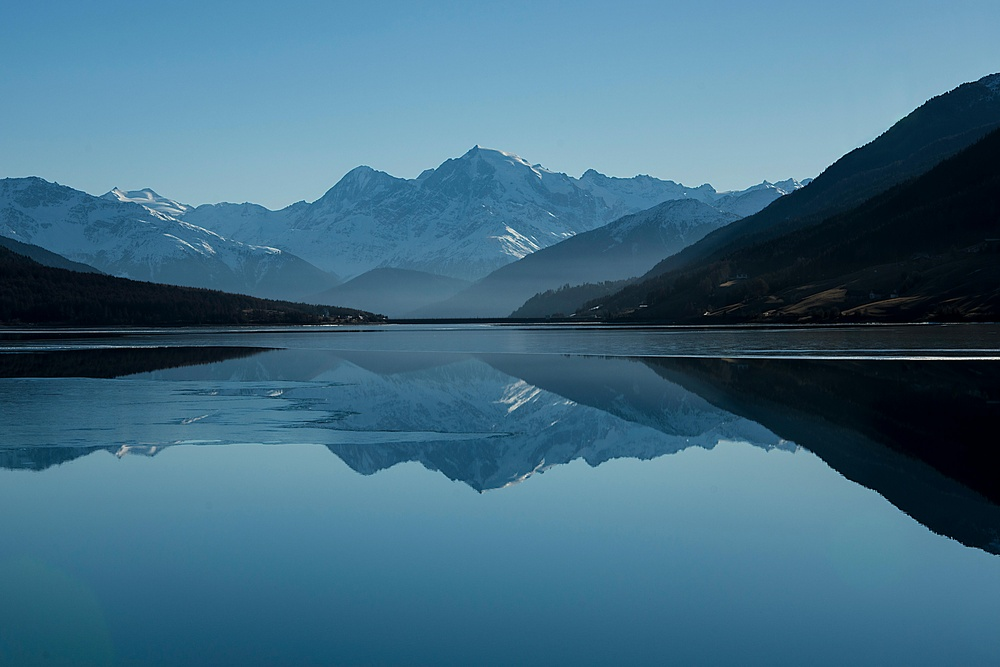
%> input picture inputColor1.jpg, 1000 x 667 px, shrunk from 6000 x 4000 before the run
$ octave color_and_bw.m   (GNU Octave 9; MATLAB toolbox functions it lacks are replaced by stand-ins)
%> lines starting %> are read from the running program, lines starting %| are printed output that depends on the picture
% Local Histogram Equalization for Color or Grayscale Images

% Step 1: Read the input image
img = imread('inputColor1.jpg');  % Replace with your image file
%> img is the input picture: size 667x1000x3 uint8; mean R, G, B 65, 108.3, 131.6

% Step 2: Convert to grayscale if it's an RGB image
if size(img, 3) == 3
    gray_img = rgb2gray(img);
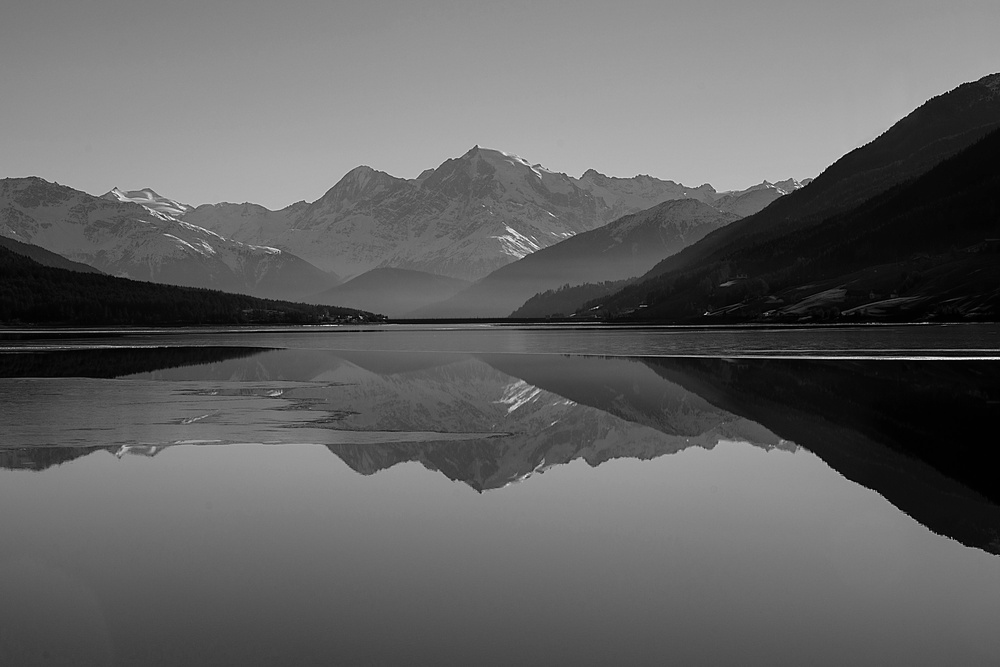
%> gray_img: size 667x1000 uint8; min 0, max 254, mean 98
else
    gray_img = img;
end

% Step 3: Ensure the grayscale image is in uint8 format
if ~isa(gray_img, 'uint8')
    gray_img = im2uint8(gray_img);
end

% Step 4: Apply local histogram equalization
local_eq_img = adapthisteq(gray_img, 'NumTiles', [8 8], 'ClipLimit', 0.01);
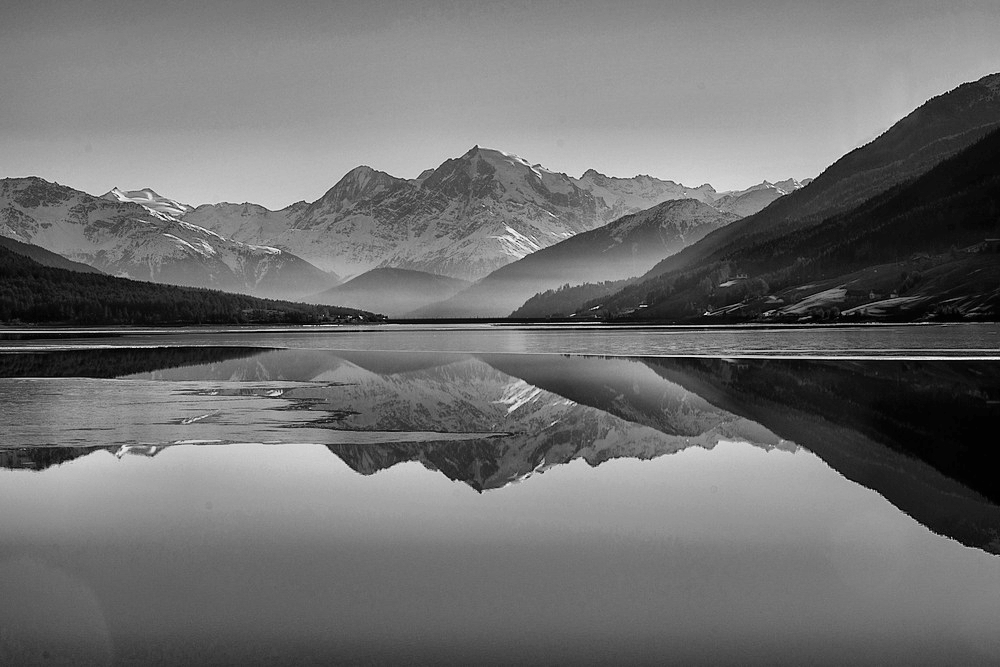
%> local_eq_img: size 667x1000 uint8; min 0, max 255, mean 111.2

% Step 5: Display the results
figure;
subplot(1,2,1);
imshow(gray_img);
title('Grayscale Image');

subplot(1,2,2);
imshow(local_eq_img);
title('Locally Histogram Equalized Image');

$ run again, with inputColor2.jpg copied over inputColor1.jpg
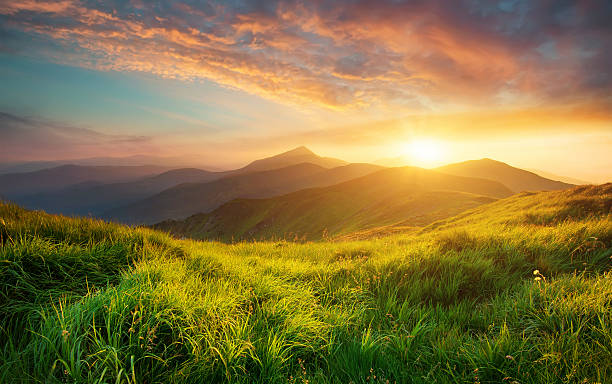
%> input picture inputColor2.jpg, 612 x 384 px
%> img is the input picture: size 384x612x3 uint8; mean R, G, B 134.5, 117.5, 66.6
%> `gray_img = rgb2gray(img);`:
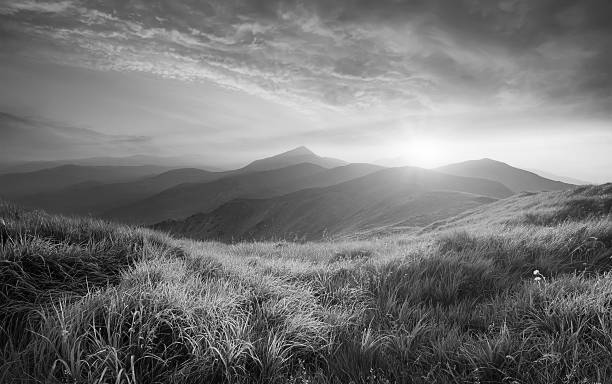
%> gray_img: size 384x612 uint8; min 0, max 254, mean 116.8
%> `local_eq_img = adapthisteq(gray_img, 'NumTiles', [8 8], 'ClipLimit', 0..`:
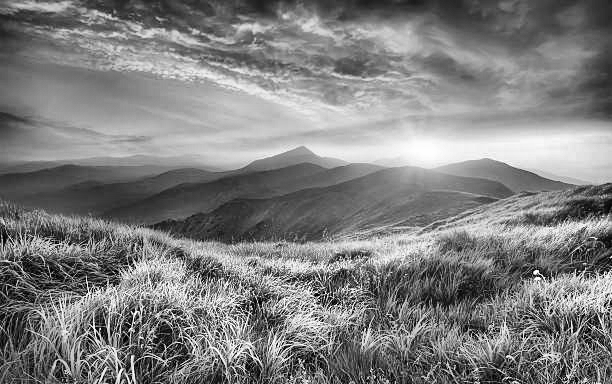
%> local_eq_img: size 384x612 uint8; min 0, max 255, mean 127.1

$ run again, with inputColor3.jpg copied over inputColor1.jpg
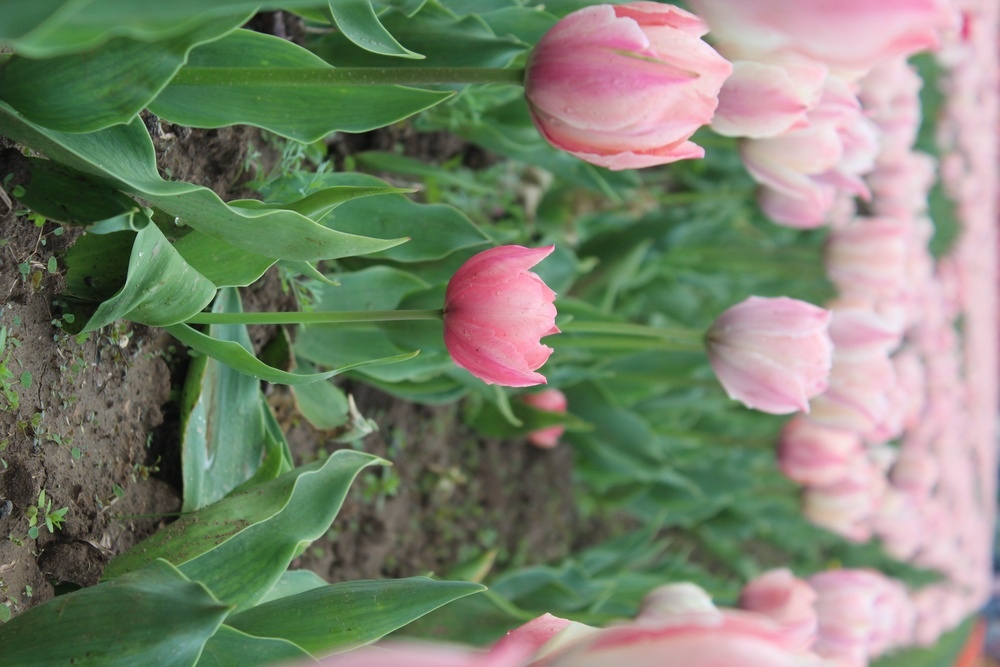
%> input picture inputColor3.jpg, 1000 x 667 px, shrunk from 5184 x 3456 before the run
%> img is the input picture: size 667x1000x3 uint8; mean R, G, B 122.2, 130.4, 109.5
%> `gray_img = rgb2gray(img);`:
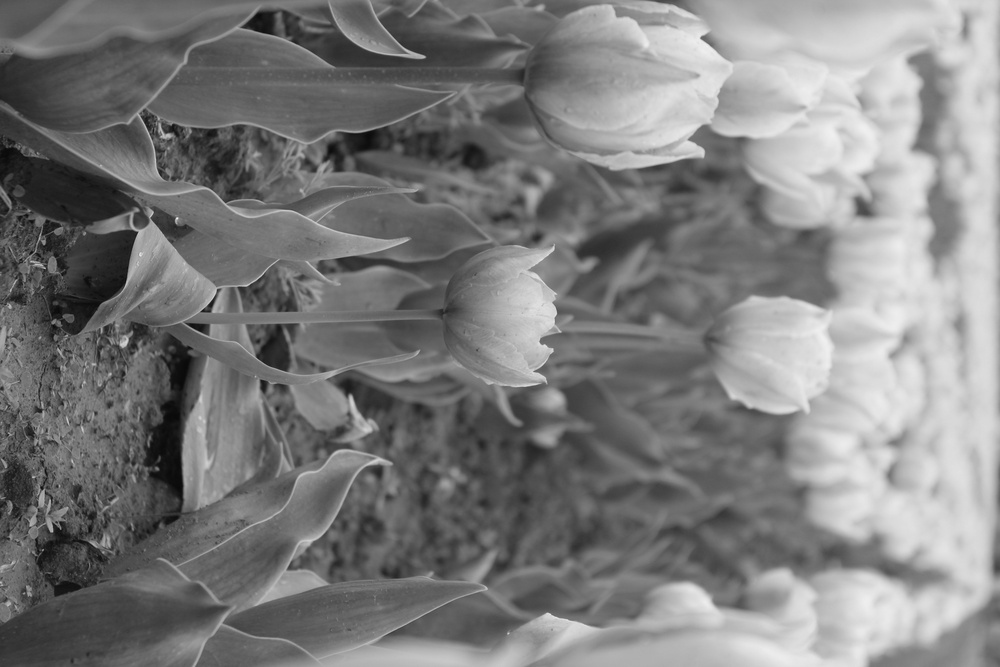
%> gray_img: size 667x1000 uint8; min 7, max 242, mean 125.5
%> `local_eq_img = adapthisteq(gray_img, 'NumTiles', [8 8], 'ClipLimit', 0..`:
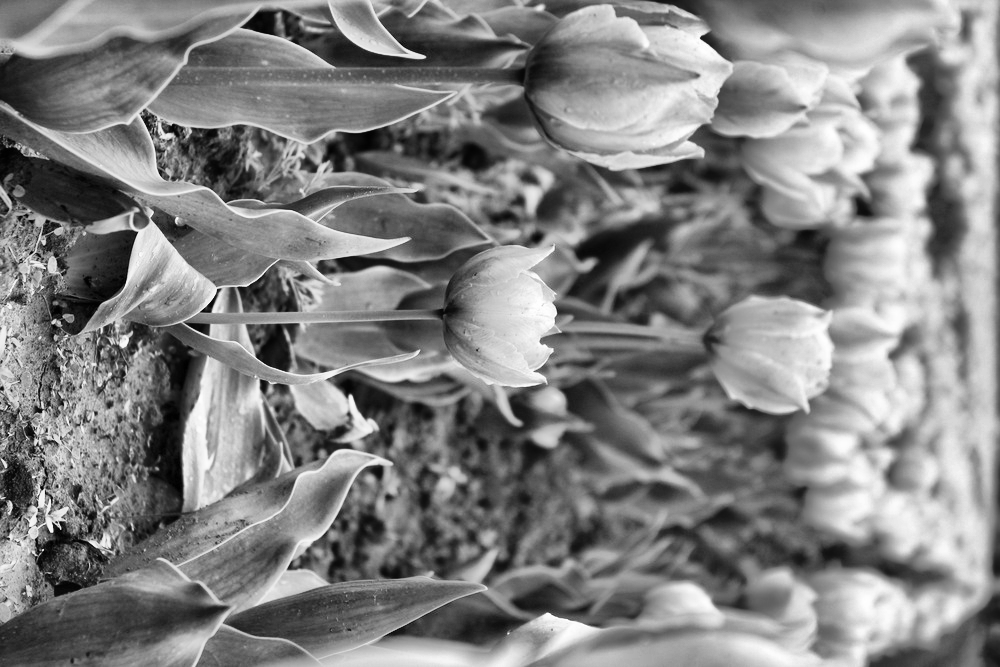
%> local_eq_img: size 667x1000 uint8; min 0, max 255, mean 130.4

$ run again, with inputColor4.jpg copied over inputColor1.jpg
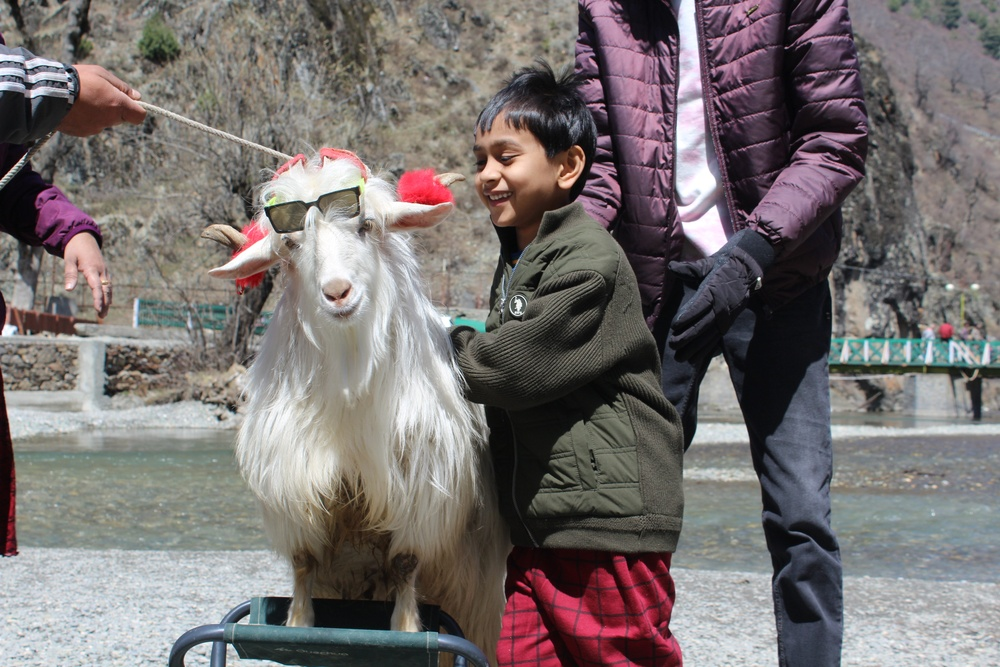
%> input picture inputColor4.jpg, 1000 x 667 px, shrunk from 5184 x 3456 before the run
%> img is the input picture: size 667x1000x3 uint8; mean R, G, B 119.5, 113.2, 112.5
%> `gray_img = rgb2gray(img);`:
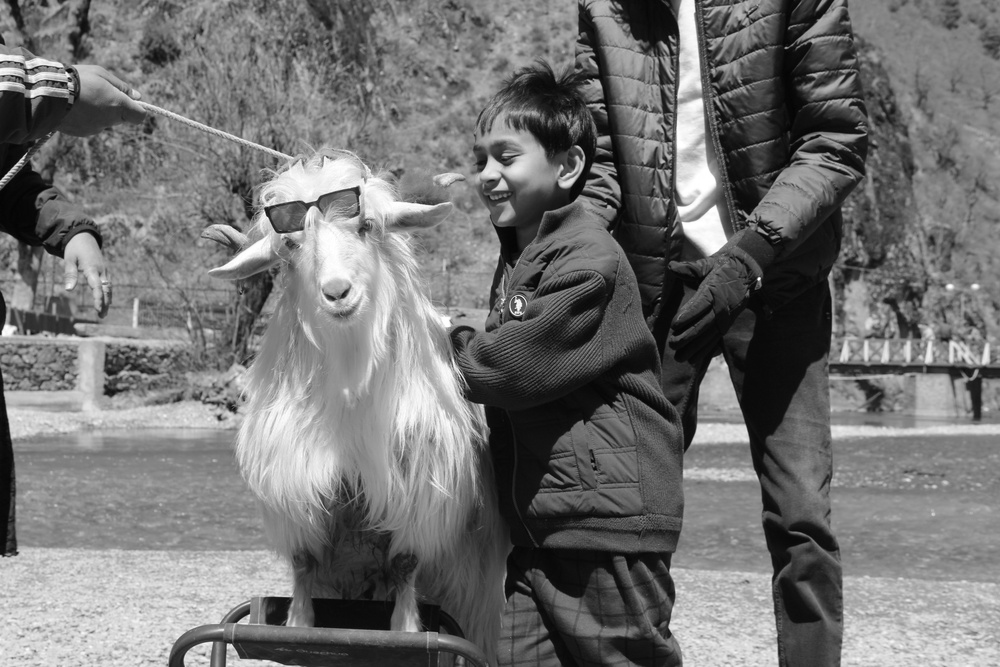
%> gray_img: size 667x1000 uint8; min 1, max 255, mean 115
%> `local_eq_img = adapthisteq(gray_img, 'NumTiles', [8 8], 'ClipLimit', 0..`:
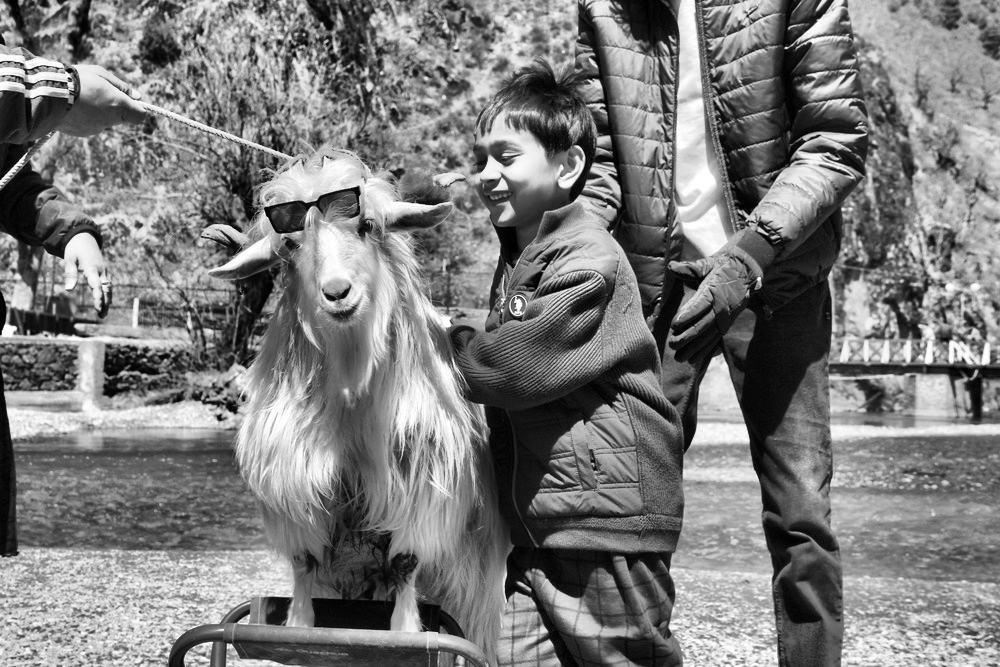
%> local_eq_img: size 667x1000 uint8; min 0, max 255, mean 123.8
